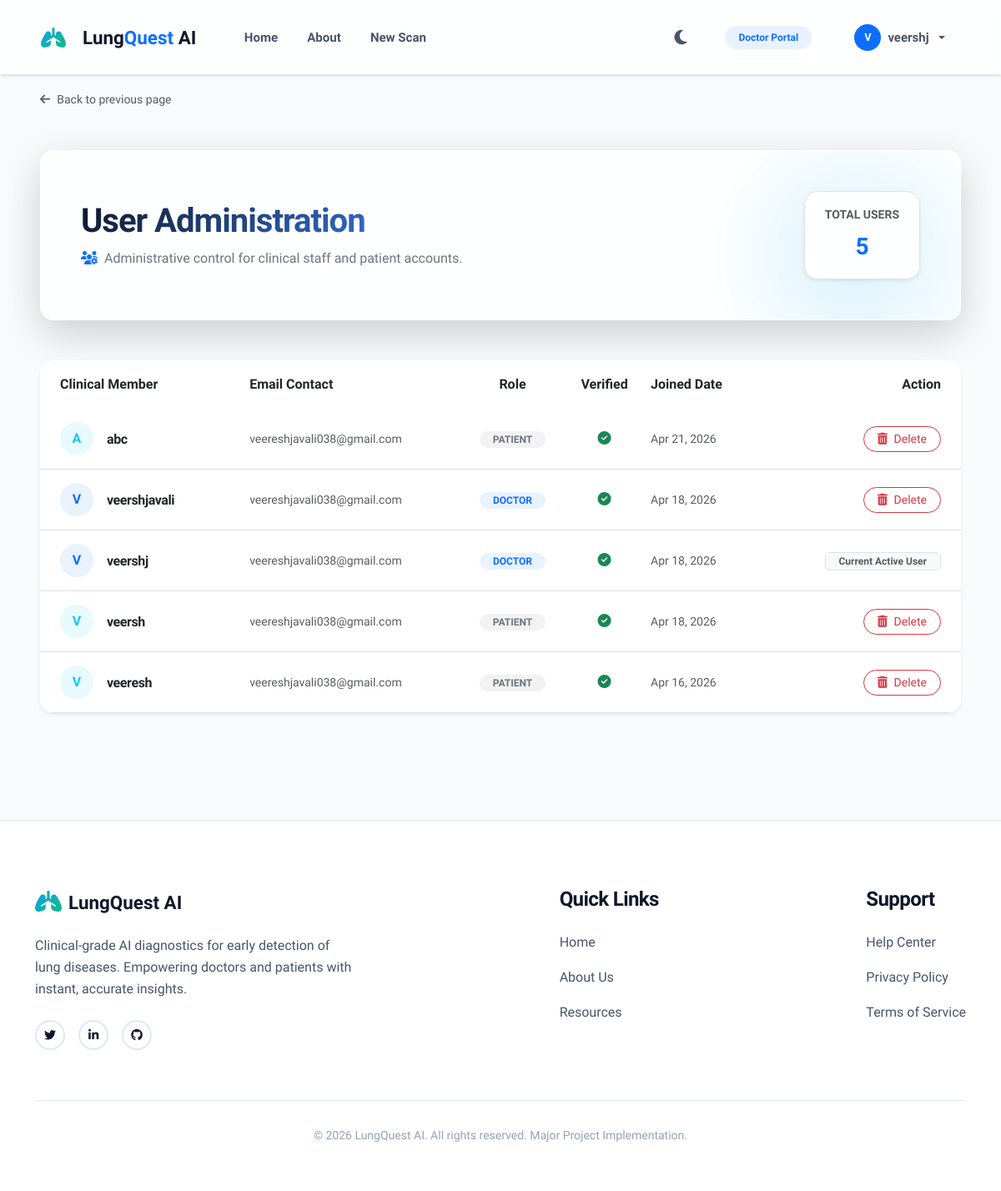
Page /manage/users/ (signed in) on the committed database.
### detector/models.py (models this page shows, shortened)
class User(AbstractUser):
    ROLE_CHOICES = (
        ('patient', 'Patient'),
        ('doctor', 'Doctor'),
    )
    role = models.CharField(max_length=10, choices=ROLE_CHOICES, default='patient')
    specialization = models.CharField(max_length=100, blank=True, null=True)
    license_number = models.CharField(max_length=50, blank=True, null=True)
    phone_number = models.CharField(max_length=15, blank=True, null=True)
    is_verified = models.BooleanField(default=False)
    smoking_history = models.CharField(max_length=100, blank=True, null=True)
    medical_conditions = models.TextField(blank=True, null=True)
    allergies = models.TextField(blank=True, null=True)
    current_medications = models.TextField(blank=True, null=True)

### detector/views.py (the view)
# urls.py: path('manage/users/', views.user_management, name='user_management'),
@login_required
def user_management(request):
    if not request.user.is_superuser:
        return redirect('dashboard_redirect')
    all_users = User.objects.all().order_by('-date_joined')
    return render(request, 'detector/user_management.html', {'all_users': all_users})

### detector/templatetags/role_tags.py (called while the page is built)
@register.filter(name='is_doctor')
def is_doctor(user):
    if not user.is_authenticated:
        return False
    return getattr(user, 'role', '') == 'doctor'

### templates/detector/user_management.html (shortened to what this page needs)
{% extends 'detector/base.html' %}
{% load static %}
{% block content %}
<div class="container-fluid px-lg-5 py-5">
    <div class="row mb-5">
        <div class="col-12">
            <div class="glass p-4 p-md-5 rounded-4 shadow-lg position-relative overflow-hidden">
                <div class="position-relative z-1 d-flex flex-column flex-md-row justify-content-between align-items-center gap-4">
                    <div>
                        <h1 class="fw-bold mb-2 text-gradient">User Administration</h1>
                        <p class="text-secondary mb-0 fw-medium">
                            <i class="fas fa-users-cog me-2 text-primary"></i>Administrative control for clinical staff and patient accounts.
                        </p>
                    </div>
                    <div class="d-flex gap-3">
                        <div class="stat-card glass-panel text-center px-4 py-3 shadow-sm rounded-4 border">
                            <span class="d-block text-uppercase fw-bold text-muted small mb-1">Total Users</span>
                            <span class="d-block fw-bold text-primary fs-3">{{ all_users.count }}</span>
                        </div>
                    </div>
                </div>
            </div>
        </div>
    </div>
    <div class="card border-0 shadow-sm rounded-4 overflow-hidden">
        <div class="table-responsive">
            <table class="table table-hover align-middle mb-0">
                <thead class="bg-light">
                    <tr>
                        <th class="px-4 py-3 border-0">Clinical Member</th>
                        <th class="py-3 border-0">Email Contact</th>
                        <th class="py-3 border-0 text-center">Role</th>
                        <th class="py-3 border-0 text-center">Verified</th>
                        <th class="py-3 border-0">Joined Date</th>
                        <th class="py-3 border-0 text-end px-4">Action</th>
                    </tr>
                </thead>
                <tbody>
                    {% for u in all_users %}
                    <tr>
                        <td class="px-4 py-3">
                            <div class="d-flex align-items-center gap-3">
                                <div class="avatar-sm {% if u.role == 'doctor' %}bg-soft-primary text-primary{% else %}bg-soft-info text-info{% endif %} rounded-circle d-flex align-items-center justify-content-center fw-bold" style="width: 40px; height: 40px;">
                                    {{ u.username|slice:":1"|upper }}
                                </div>
                                <h6 class="fw-bold mb-0 text-dark">{{ u.username }}</h6>
                            </div>
                        </td>
                        <td>
                            <span class="text-muted small">{{ u.email }}</span>
                        </td>
                        <td class="text-center">
                            <span class="badge {% if u.role == 'doctor' %}bg-soft-primary text-primary{% else %}bg-soft-secondary text-secondary{% endif %} rounded-pill px-3">
                                {{ u.role|upper }}
                            </span>
                        </td>
                        <td class="text-center">
                            {% if u.is_verified %}
                                <span class="text-success" title="Verified Account"><i class="fas fa-check-circle"></i></span>
                            {% else %}
                                <span class="text-danger" title="Unverified Account"><i class="fas fa-times-circle"></i></span>
                            {% endif %}
                        </td>
                        <td>
                            <small class="text-muted">{{ u.date_joined|date:"M d, Y" }}</small>
                        </td>
                        <td class="text-end px-4">
                            {% if u != user %}
                                <a href="{% url 'delete_account' u.id %}" class="btn btn-outline-danger btn-sm rounded-pill px-3 animate-up" onclick="return confirm('CAUTION: Permanently delete this user account?')">
                                    <i class="fas fa-trash-alt me-1"></i> Delete
                                </a>
                            {% else %}
                                <span class="badge bg-light text-muted border px-3">Current Active User</span>
                            {% endif %}
                        </td>
                    </tr>
                    {% endfor %}
                </tbody>
            </table>
        </div>
    </div>
</div>
{% endblock %}

### templates/detector/base.html (shortened to what this page needs)
<!DOCTYPE html>
<html lang="en">
<head>
    <link href="https://cdn.jsdelivr.net/npm/bootstrap@5.3.0/dist/css/bootstrap.min.css" rel="stylesheet">
    <link href="https://cdnjs.cloudflare.com/ajax/libs/font-awesome/6.4.0/css/all.min.css" rel="stylesheet">
    {% load static role_tags %}
    <link rel="stylesheet" href="{% static 'css/style.css' %}">
</head>
<body>
<nav class="navbar navbar-expand-lg glass sticky-top">
    <div class="container-fluid px-lg-5">
        <a class="navbar-brand d-flex align-items-center" href="{% url 'landing' %}">
            <i class="fas fa-lungs me-2 fs-4 text-primary"></i>
            <span class="fw-bold">Lung<span class="text-primary">Quest</span> AI</span>
        </a>
        <div class="collapse navbar-collapse" id="navbarNav">
            <ul class="navbar-nav ms-lg-4 align-items-center">
                <li class="nav-item">
                    <a class="nav-link" href="{% url 'landing' %}">Home</a>
                </li>
                <li class="nav-item">
                    <a class="nav-link" href="{% url 'about' %}">About</a>
                </li>
                {% if user.is_authenticated %}
                <li class="nav-item">
                    <a class="nav-link" href="{% url 'home' %}">New Scan</a>
                </li>
                {% endif %}
            </ul>
            <ul class="navbar-nav ms-auto align-items-center">
                <li class="nav-item me-3 d-flex align-items-center">
                    <button class="btn btn-link nav-link p-0 theme-toggle-btn border-0 shadow-none d-flex align-items-center" id="theme-toggle" title="Toggle Theme" style="height: 40px; width: 40px; justify-content: center;">
                        <i class="fas fa-moon fs-5"></i>
                    </button>
                </li>
                {% if user.is_authenticated %}
                {% if user|is_doctor %}
                <li class="nav-item">
                    <a class="nav-link py-1" href="{% url 'doctor_dashboard' %}">
                        <span class="badge bg-soft-primary text-primary px-3 rounded-pill fw-bold" style="padding-top: 0.5rem; padding-bottom: 0.5rem; font-size: 0.75rem;">Doctor Portal</span>
                    </a>
                </li>
                {% else %}
                <li class="nav-item">
                    <a class="nav-link py-1" href="{% url 'patient_dashboard' %}">
                        <span class="badge bg-soft-info text-info px-3 rounded-pill fw-bold" style="padding-top: 0.5rem; padding-bottom: 0.5rem; font-size: 0.75rem;">Patient Portal</span>
                    </a>
                </li>
                {% endif %}
                <li class="nav-item dropdown ms-lg-3">
                    <a class="nav-link dropdown-toggle d-flex align-items-center gap-2" href="#" role="button" data-bs-toggle="dropdown">
                        <div class="avatar-sm bg-primary text-white rounded-circle d-flex align-items-center justify-content-center" style="width: 32px; height: 32px; font-size: 0.8rem; font-weight: 700;">
                            {{ user.username|slice:":1"|upper }}
                        </div>
                        {{ user.username }}
                    </a>
                </li>
                {% endif %}
            </ul>
        </div>
    </div>
</nav>
{% block back_button %}
{% if user.is_authenticated and request.resolver_match.url_name != 'landing' %}
<div class="container-fluid px-lg-5 mt-3">
    <a href="javascript:history.back()" class="text-decoration-none text-muted small animate-up d-inline-block">
        <i class="fas fa-arrow-left me-2"></i>Back to previous page
    </a>
</div>
{% endif %}
{% endblock %}
<main>
    {% block content %}{% endblock %}
</main>
<footer class="footer-premium">
    <div class="container">
        <div class="footer-content">
            <div class="footer-logo">
                <a class="navbar-brand mb-3 d-block" href="{% url 'landing' %}">
                    <i class="fas fa-lungs me-2"></i>LungQuest AI
                </a>
                <p>Clinical-grade AI diagnostics for early detection of lung diseases. Empowering doctors and patients with instant, accurate insights.</p>
                <div class="mt-4 d-flex gap-3">
                    <a href="#" class="btn btn-sm btn-outline-p rounded-circle" style="width: 36px; height: 36px; padding: 0; display: flex; align-items: center; justify-content: center;"><i class="fab fa-twitter"></i></a>
                    <a href="#" class="btn btn-sm btn-outline-p rounded-circle" style="width: 36px; height: 36px; padding: 0; display: flex; align-items: center; justify-content: center;"><i class="fab fa-linkedin-in"></i></a>
                    <a href="#" class="btn btn-sm btn-outline-p rounded-circle" style="width: 36px; height: 36px; padding: 0; display: flex; align-items: center; justify-content: center;"><i class="fab fa-github"></i></a>
                </div>
            </div>
            <div class="footer-links">
                <h4>Quick Links</h4>
                <ul>
                    <li><a href="{% url 'landing' %}">Home</a></li>
                    <li><a href="{% url 'about' %}">About Us</a></li>
                    <li><a href="{% url 'resources' %}">Resources</a></li>
                </ul>
            </div>
            <div class="footer-links">
                <h4>Support</h4>
                <ul>
                    <li><a href="#">Help Center</a></li>
                    <li><a href="#">Privacy Policy</a></li>
                    <li><a href="#">Terms of Service</a></li>
                </ul>
            </div>
        </div>
        <div class="footer-bottom">
            <p>&copy; 2026 LungQuest AI. All rights reserved. Major Project Implementation.</p>
        </div>
    </div>
</footer>
</body>
</html>

### static/css/style.css (style rules this page uses)
:root { --brand-primary: #0ea5e9; --brand-secondary: #0f172a; --brand-accent: #10b981; --brand-danger: #ef4444; --brand-warning: #f59e0b; --brand-success: #10b981; --brand-info: #3b82f6; --bg-main: #f8fafc; --bg-glass: rgba(255, 255, 255, 0.85); --text-primary: #0f172a; --text-secondary: #475569; --text-muted: #94a3b8; --border-soft: #e2e8f0; --border-glass: rgba(255, 255, 255, 0.3); --card-bg: #ffffff; --panel-bg: #ffffff; --shadow-soft: 0 1px 3px 0 rgba(0,0,0,.1), 0 1px 2px -1px rgba(0,0,0,.1); --shadow-md: 0 4px 6px -1px rgba(0,0,0,.1), 0 2px 4px -2px rgba(0,0,0,.1); --shadow-lg: 0 10px 15px -3px rgba(0,0,0,.1), 0 4px 6px -4px rgba(0,0,0,.1); --shadow-xl: 0 20px 25px -5px rgba(0,0,0,.1), 0 8px 10px -6px rgba(0,0,0,.1); --shadow-premium: 0 25px 50px -12px rgba(0,0,0,.15); --radius-sm: 0.375rem; --radius-md: 0.75rem; --radius-lg: 1.25rem; --radius-xl: 2rem; --brand-primary-rgb: 14, 165, 233; }
*, *::before, *::after { box-sizing: border-box; }
body { font-family: 'Plus Jakarta Sans', 'Inter', sans-serif; color: var(--text-primary); background: var(--bg-main); line-height: 1.625; -webkit-font-smoothing: antialiased; transition: background-color 0.3s ease, color 0.3s ease; }
h1, h2, h3, h4, h5, h6 { font-weight: 700; color: var(--brand-secondary); letter-spacing: -0.025em; }
.glass { background: var(--bg-glass); backdrop-filter: blur(16px); -webkit-backdrop-filter: blur(16px); border: 1px solid var(--border-glass); }
.text-gradient { background: linear-gradient(135deg, #0f172a 0%, #3b82f6 100%); -webkit-background-clip: text; -webkit-text-fill-color: transparent; }
.navbar { padding: 1.25rem 0; transition: all .3s ease; background: var(--bg-glass) !important; backdrop-filter: blur(12px); border-bottom: 1px solid var(--border-soft); box-shadow: var(--shadow-soft); }
.navbar-brand { font-weight: 800; font-size: 1.4rem; color: var(--brand-secondary) !important; display: flex; align-items: center; gap: .75rem; }
.navbar-brand i { font-size: 1.6rem; background: linear-gradient(135deg, var(--brand-primary), var(--brand-accent)); -webkit-background-clip: text; -webkit-text-fill-color: transparent; }
.navbar .nav-link { color: var(--text-secondary) !important; font-weight: 600; font-size: .9375rem; padding: .5rem 1.1rem !important; transition: color .2s ease; }
.btn-outline-p { background: #fff; color: var(--brand-secondary); border: 2px solid var(--border-soft); }
.stat-card { background: #fff; border-radius: var(--radius-lg); border: 1px solid var(--border-soft); transition: all .3s ease; }
.glass-panel { background: rgba(255,255,255,.95); border: 1px solid rgba(226,232,240,.8); min-width: 130px; }
.bg-soft-info { background: rgba(13,202,240,.09); }
.bg-soft-primary { background: rgba(13,110,253,.09); }
.bg-soft-secondary { background: rgba(108,117,125,.09); }
.footer-premium { padding: 80px 0 40px; background: #fff; border-top: 1px solid var(--border-soft); margin-top: 80px; }
.footer-content { display: flex; flex-wrap: wrap; gap: 4rem; justify-content: space-between; }
.footer-logo { max-width: 380px; }
.footer-logo p { margin-top: 1.25rem; color: var(--text-secondary); }
.footer-links h4 { margin-bottom: 1.5rem; }
.footer-links ul { list-style: none; padding: 0; }
.footer-links li { margin-bottom: 1rem; }
.footer-links a { color: var(--text-secondary); transition: color .2s ease; text-decoration: none; }
.footer-bottom { margin-top: 60px; padding-top: 30px; border-top: 1px solid var(--border-soft); text-align: center; color: var(--text-muted); font-size: .875rem; }

### rows in the picture
User: username "V", username "veershj", email "veereshjavali038@gmail.com", role "DOCTOR", is_verified True (drawn), date_joined "Apr 18, 2026", shows "Current Active User"
User: username "A", username "abc", email "veereshjavali038@gmail.com", role "PATIENT", is_verified True (drawn), date_joined "Apr 21, 2026", shows "Delete"
User: username "V", username "veershjavali", email "veereshjavali038@gmail.com", role "DOCTOR", is_verified True (drawn), date_joined "Apr 18, 2026", shows "Delete"
User: username "V", username "veersh", email "veereshjavali038@gmail.com", role "PATIENT", is_verified True (drawn), date_joined "Apr 18, 2026", shows "Delete"
User: username "V", username "veeresh", email "veereshjavali038@gmail.com", role "PATIENT", is_verified True (drawn), date_joined "Apr 16, 2026", shows "Delete"

### other values in the picture
{{ all_users.count }} "5"
